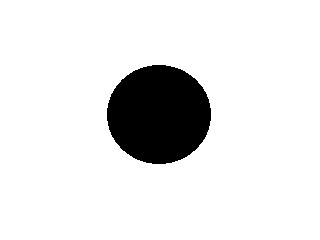
//> input picture images/imagem2.jpg, 320 x 240 px
$ ./questao20   (built with g++ and OpenCV 4)
//> lines starting //> are read from the running program, lines starting //| are printed output that depends on the picture; after the words box and inside, x2 and y2 are one past the last pixel; in counts of white or black regions, pixels touching at a corner belong together
#include <iostream>
#include <opencv2/highgui.hpp>
#include <opencv2/imgproc.hpp>
#include <opencv2/highgui/highgui_c.h>
#include <stdio.h>

using namespace std;
using namespace cv;

Mat getRegionGrowing(Mat image, Mat regionGrowing) {
    int current = 0;
    int previous = 0;
    do {
        previous = current;
        current = 0;
        for (int i = 0; i < regionGrowing.rows; i++) {
            for (int j = 0; j < regionGrowing.cols; j++) {
                if (regionGrowing.at<uchar>(i, j) == 255) {
                    for (int x = i - 1; x < i + 2; x++) {
                        for (int y = j - 1; y < j + 2; y++) {
                            if (image.at<uchar>(x, y) < 127) {
                                regionGrowing.at<uchar>(x, y) = 255;
                                current++;
                            }
                        }
                    }
                }
            }
        }
    } while (current != previous);

    return regionGrowing;
}

Mat getCentralRegionGrowing(Mat image) {
    Mat regionGrowing(image.rows, image.cols, CV_8UC3);

    cvtColor(regionGrowing, regionGrowing, CV_RGB2GRAY);

    for (int i = 0; i < image.rows; i++) {
        for (int j = 0; j < image.cols; j++) {
            if ((i == image.rows / 2) && (j == image.cols / 2)) {
                regionGrowing.at<uchar>(i, j) = 255;
            }
            else {
                regionGrowing.at<uchar>(i, j) = 0;
            }
        }
    }

    regionGrowing = getRegionGrowing(image, regionGrowing);

    return regionGrowing;
}

int main() {
    Mat img, grayImage, centralRegionGrowing;

    img = imread("C:/Users/User/Desktop/GIT/LapiscoComputerVisionRepo/images/imagem2.jpg");
//> img is the input picture: 240 rows x 320 cols, CV_8UC3; min 0, max 255, mean 228.2

    cvtColor(img, grayImage, COLOR_RGB2GRAY);

    centralRegionGrowing = getCentralRegionGrowing(grayImage);
//> after the loop in getCentralRegionGrowing, `for (int i = 0; i < image.rows; i++)`:
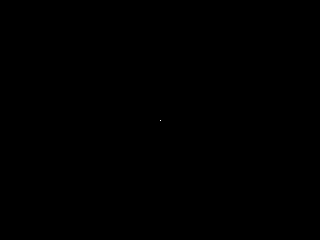
//> regionGrowing: 240 rows x 320 cols, CV_8UC1; 0% white in thin lines or dots, all inside (x1, y1, x2, y2) = (160, 120, 161, 121)
//> the loop in getRegionGrowing, `do` made 57 passes
//> (previous, current) on passes 2 to 13: (21966, 23021), (23021, 24085), (24085, 25159), (25159, 26249), (26249, 27349), (27349, 28458), (28458, 29574), (29574, 30692), (30692, 31819), (31819, 32955), (32955, 34100), (34100, 35251)
//> current on pass 1: 21966
//> after the loop in getRegionGrowing, `do`:
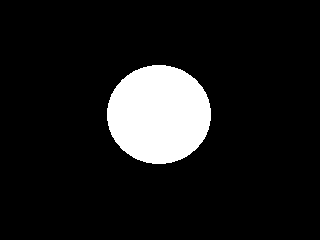
//> regionGrowing: 240 rows x 320 cols, CV_8UC1; 10.5% white; 1 white region, box (x1, y1, x2, y2) and area: (107, 65, 211, 164) 8076
//> after the loop in getRegionGrowing, `do`: current = 71702

    imshow("Imagem Original", img);
    imshow("Imagem Gerada", centralRegionGrowing);

    waitKey(0);
    return 0;
}
